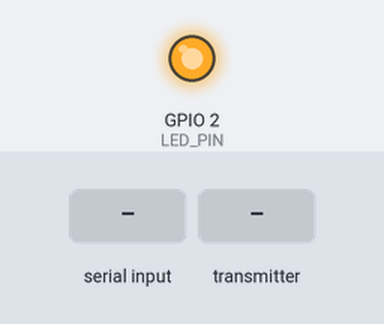
Bench run of a sketch on a simulated ESP8266 (NodeMCU). On the bench: output pins drawn as LEDs (lit = HIGH). The test bench sets the inputs (shaded band). WiFi joins after 1.5 s; servers stay silent unless stated; web services answer with replies made up by the test bench; what the sketch prints to the serial monitor is not drawn.

Above: at 2.8 s.
2.9 s: "HELLO_ESP\n" received over the second serial link
5.9 s: the transmitter starts sending I1 = 0
At 6.7 s:
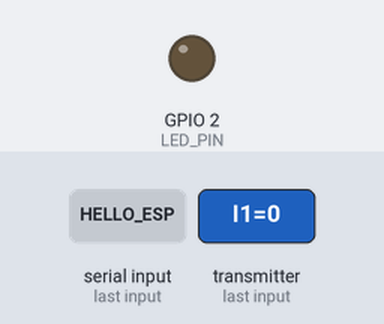
Timing chart, 0 to 8.9 s (numbered marks = the images above; inputs shaded):
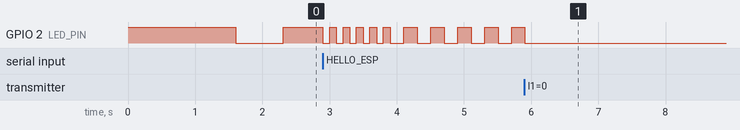

The sketch:

Ang_proj_ESP_MAS_181125.ino
```cpp
/********************************************************************
 *  SMART GRID MONITORING SYSTEM — MASTER (ESP8266)
 *  ------------------------------------------------
 *  - Communicates with STM32 via UART
 *  - Communicates with ESP32/ESP8266 slave via ESP-NOW
 *  - Uploads data to ThingSpeak
 *  - Sends WhatsApp/SMS alerts (CallMeBot API)
 *  ------------------------------------------------
 *  Author: Angel Lalu, Shreyas S and ChatGPT
 *  Last Updated: Nov 2025
 ********************************************************************/

#include <ESP8266WiFi.h>
#include <espnow.h>
#include <SoftwareSerial.h>
#include <ESP8266HTTPClient.h>
#include <WiFiClient.h>
#include <WiFiClientSecure.h>

// ----------------------
// STM32 UART Communication
// ----------------------
SoftwareSerial STM32_UART(4, 5);  // RX=D2, TX=D1

// ----------------------
// ESP-NOW (Slave Link)
// ----------------------
uint8_t slaveMAC[] = {0x2C, 0xBC, 0xBB, 0x0A, 0xD1, 0xA0};

typedef struct struct_message {
  float I1;
  float I2;
  float I3;
  char status[10];
} struct_message;

struct_message incomingData;

// ----------------------
// LED Indicator
// ----------------------
#define LED_PIN LED_BUILTIN
bool slaveConnected = false;
bool stmConnected   = false;
unsigned long lastBlink = 0;
bool ledState = false;

// ----------------------
// Line State Tracking (1=ON, 0=OFF)
// ----------------------
bool lineState[3] = { true, true, true };

// ----------------------
// Wi-Fi / Cloud Config
// ----------------------
const char* ssid = "AITTEST"; //Put your shit here man Angel!!!
const char* pass = "12345678"; //Put your shit here man Angel!!!

// ThingSpeak
const char* tsServer   = "api.thingspeak.com";
String tsWriteKey = "7FSZA2BTM8CBSLHQ";

// =====================================================
// SMS / WhatsApp ALERT SETTINGS (CallMeBot API)
// =====================================================
unsigned long lastSMS = 0;
const unsigned long SMS_INTERVAL_MS = 20000;

String phone = "918310958557";
String apikey = "123456";

// ----------------------
// Send WhatsApp/SMS Alert
// ----------------------
void sendSMSAlert(String msg) {
  if (millis() - lastSMS < SMS_INTERVAL_MS) return;
  lastSMS = millis();

  if (WiFi.status() != WL_CONNECTED) {
    Serial.println("⚠️ Wi-Fi not connected — cannot send SMS.");
    return;
  }

  WiFiClientSecure client;
  client.setInsecure();

  HTTPClient http;
  msg.replace(" ", "%20");

  String url =
    "https://api.callmebot.com/whatsapp.php?phone=" + phone +
    "&text=" + msg + "&apikey=" + apikey;

  http.setTimeout(4000);
  if (!http.begin(client, url)) {
    Serial.println("❌ HTTP begin failed (SMS)");
    return;
  }
  int httpCode = http.GET();

  if (httpCode == 200) {
    Serial.println("✅ SMS alert sent successfully!");
    digitalWrite(LED_PIN, LOW); delay(100);
    digitalWrite(LED_PIN, HIGH);
  } else {
    Serial.printf("❌ SMS failed! HTTP code: %d\n", httpCode);
  }

  http.end();
}

// ----------------------
// Function Declarations
// ----------------------
void onDataRecv(uint8_t *mac, uint8_t *incoming, uint8_t len);
void onDataSent(uint8_t *mac_addr, uint8_t sendStatus);
void sendCommandToSlave(String cmd);
void sendToSTM32(struct_message data);
void updateLEDStatus();
void setLEDConnected(bool connected);
void flashLEDQuickly();
void handleHandshake(String msg);
void blinkFast();
void blinkSlow();
void sendToThingSpeak();
void updateLocalStateFromStatus(const char* status);
String statusToCSV();

// =====================================================
// SETUP
// =====================================================
void setup() {
  pinMode(LED_PIN, OUTPUT);
  digitalWrite(LED_PIN, HIGH);

  Serial.begin(115200);
  STM32_UART.begin(9600);
  Serial.println("\n🔌 ESP8266 MASTER Booting...");

  // Wi-Fi
  WiFi.mode(WIFI_STA);
  WiFi.begin(ssid, pass);
  Serial.print("Connecting to "); Serial.print(ssid);
  while (WiFi.status() != WL_CONNECTED) { delay(200); Serial.print("."); }
  Serial.println("\n✅ Wi-Fi connected!");
  Serial.print("IP: "); Serial.println(WiFi.localIP());

  // ESP-NOW
  if (esp_now_init() != 0) {
    Serial.println("❌ ESP-NOW init failed!");
    return;
  }
  esp_now_set_self_role(ESP_NOW_ROLE_COMBO);
  esp_now_register_recv_cb(onDataRecv);
  esp_now_register_send_cb(onDataSent);
  esp_now_add_peer(slaveMAC, ESP_NOW_ROLE_COMBO, WiFi.channel(), NULL, 0);

  Serial.println("🚀 Ready — waiting for STM32 handshake...");
}

// =====================================================
// LOOP
// =====================================================
void loop() {
  if (WiFi.status() != WL_CONNECTED) {
    WiFi.begin(ssid, pass);
    Serial.println("↻ Wi-Fi reconnecting...");
  }

  updateLEDStatus();

  if (STM32_UART.available()) {
    String msg = STM32_UART.readStringUntil('\n');
    msg.trim();
    if (msg.length() > 0) handleHandshake(msg);
  }

  // Manual ThingSpeak interval
  static unsigned long lastTS = 0;
  if (millis() - lastTS > 15000) {
    lastTS = millis();
    sendToThingSpeak();
  }
}

// =====================================================
// STM32 Handshake & Commands
// =====================================================
void handleHandshake(String msg) {
  Serial.print("STM32 → "); Serial.println(msg);

  if (msg.equalsIgnoreCase("HELLO_ESP")) {
    flashLEDQuickly();
    STM32_UART.println("HELLO_STM");
    stmConnected = true;
    Serial.println("🤝 Handshake complete with STM32.");
  } else {
    sendCommandToSlave(msg);
  }

  if (msg.startsWith("FAULT_")) {
    int line = msg.substring(6, 7).toInt();
    sendSMSAlert("[Grid] ⚡ Fault: Line " + String(line) + " tripped!");
  }
}

// =====================================================
// ESP-NOW Receive
// =====================================================
void onDataRecv(uint8_t *mac, uint8_t *incoming, uint8_t len) {
  memcpy(&incomingData, incoming, sizeof(incomingData));
  sendToSTM32(incomingData);
  setLEDConnected(true);

  updateLocalStateFromStatus(incomingData.status);

  if (String(incomingData.status).indexOf("FAULT") >= 0)
    sendSMSAlert("[Grid] ⚡ Slave Fault: " + String(incomingData.status));
}

void onDataSent(uint8_t *mac_addr, uint8_t sendStatus) {
  setLEDConnected(sendStatus == 0);
}

// =====================================================
// Forward Data to STM32
// =====================================================
void sendToSTM32(struct_message data) {
  char buf[80];
  snprintf(buf, sizeof(buf), "%.2f,%.2f,%.2f,%s\n",
           data.I1, data.I2, data.I3, data.status);
  STM32_UART.print(buf);
  Serial.print("Forwarded → STM32: "); Serial.println(buf);
}

// =====================================================
// Send Command to Slave
// =====================================================
void sendCommandToSlave(String cmd) {
  if (cmd == "OFF_LINE1") lineState[0] = false;
  else if (cmd == "ON_LINE1") lineState[0] = true;
  else if (cmd == "OFF_LINE2") lineState[1] = false;
  else if (cmd == "ON_LINE2") lineState[1] = true;
  else if (cmd == "OFF_LINE3") lineState[2] = false;
  else if (cmd == "ON_LINE3") lineState[2] = true;
  else if (cmd == "OFF_ALL")  lineState[0]=lineState[1]=lineState[2]=false;
  else if (cmd == "ON_ALL")   lineState[0]=lineState[1]=lineState[2]=true;

  uint8_t buf[50];
  cmd.toCharArray((char*)buf, sizeof(buf));
  esp_now_send(slaveMAC, buf, cmd.length());
  Serial.print("📤 Sent → Slave: "); Serial.println(cmd);
}

// =====================================================
// LED Logic
// =====================================================
void updateLEDStatus() {
  if (!stmConnected) blinkSlow();
  else if (!slaveConnected) blinkFast();
  else digitalWrite(LED_PIN, LOW);
}

void setLEDConnected(bool c) { slaveConnected = c; }

void flashLEDQuickly() {
  for (int i=0;i<5;i++){
    digitalWrite(LED_PIN,LOW); delay(100);
    digitalWrite(LED_PIN,HIGH); delay(100);
  }
}

void blinkFast() {
  if (millis() - lastBlink > 200) {
    lastBlink = millis(); ledState=!ledState;
    digitalWrite(LED_PIN, ledState?LOW:HIGH);
  }
}

void blinkSlow() {
  if (millis() - lastBlink > 700) {
    lastBlink = millis(); ledState=!ledState;
    digitalWrite(LED_PIN, ledState?LOW:HIGH);
  }
}

// =====================================================
// ThingSpeak Upload (every 15s)
// =====================================================
void sendToThingSpeak() {
  if (WiFi.status() != WL_CONNECTED) return;

  WiFiClient client;
  HTTPClient http;

  String url = String("http://") + tsServer +
               "/update?api_key=" + tsWriteKey +
               "&field1=" + String(incomingData.I1, 2) +
               "&field2=" + String(incomingData.I2, 2) +
               "&field3=" + String(incomingData.I3, 2) +
               "&field4=" + statusToCSV();

  http.setTimeout(4000);
  if (!http.begin(client, url)) {
    Serial.println("❌ ThingSpeak http.begin failed");
    return;
  }
  int code = http.GET();

  Serial.print("📡 ThingSpeak update → HTTP ");
  Serial.println(code);

  http.end();
}

// =====================================================
// Helpers
// =====================================================
String statusToCSV() {
  return String(lineState[0] ? "1" : "0") + "," +
         String(lineState[1] ? "1" : "0") + "," +
         String(lineState[2] ? "1" : "0");
}

void updateLocalStateFromStatus(const char* status) {
  int f = 0;
  for (int i = 0; status[i] != '\0' && f < 3; i++) {
    if (status[i] == '0' || status[i] == '1') {
      lineState[f] = (status[i] == '1');
      f++;
    }
  }
}
```

Measured:
- after the input at 5.9 s, GPIO 2 (LED_PIN): goes on until 5.9 s, then stays LOW
